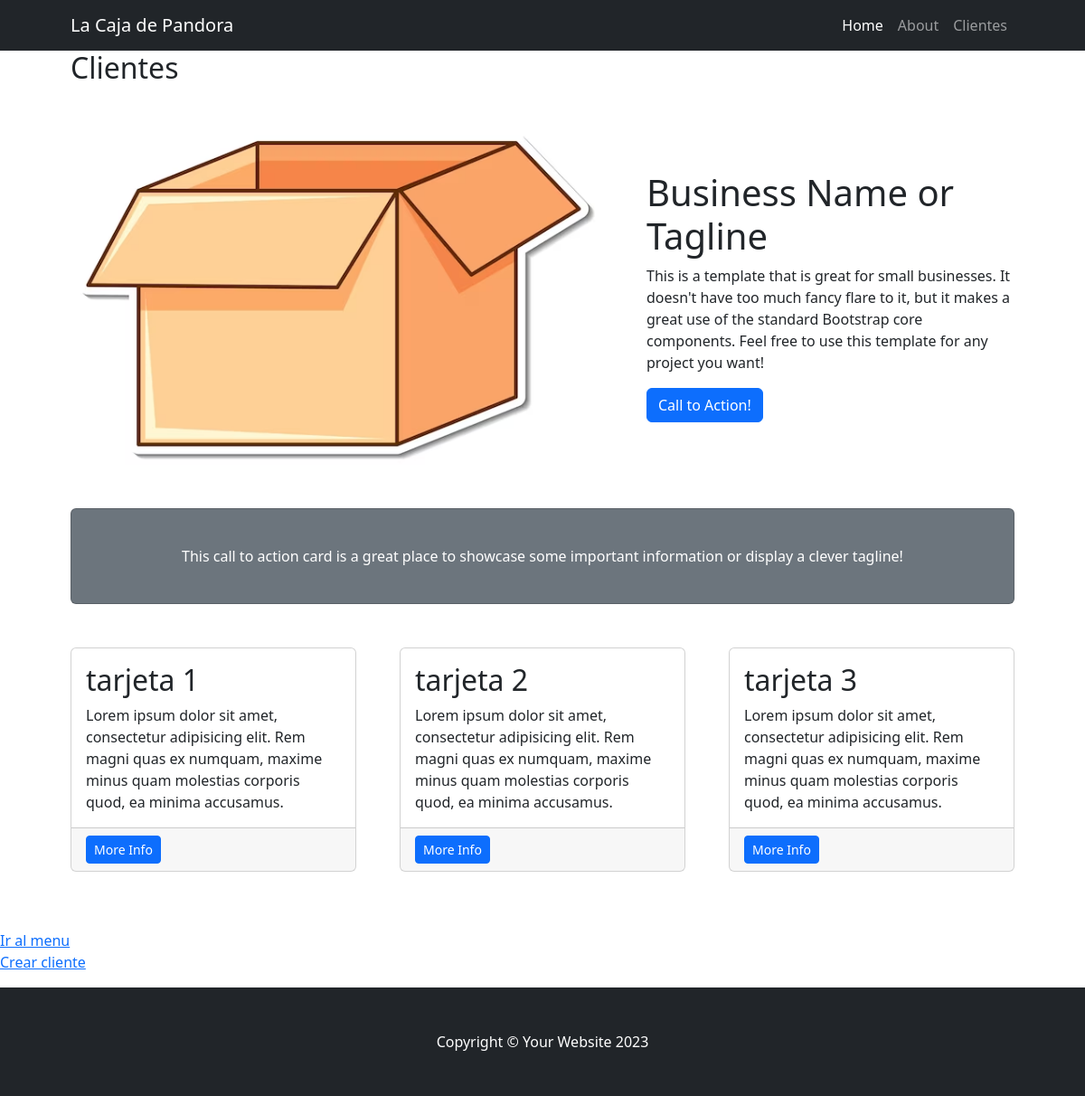
Page /cliente/ on the earlier database version.
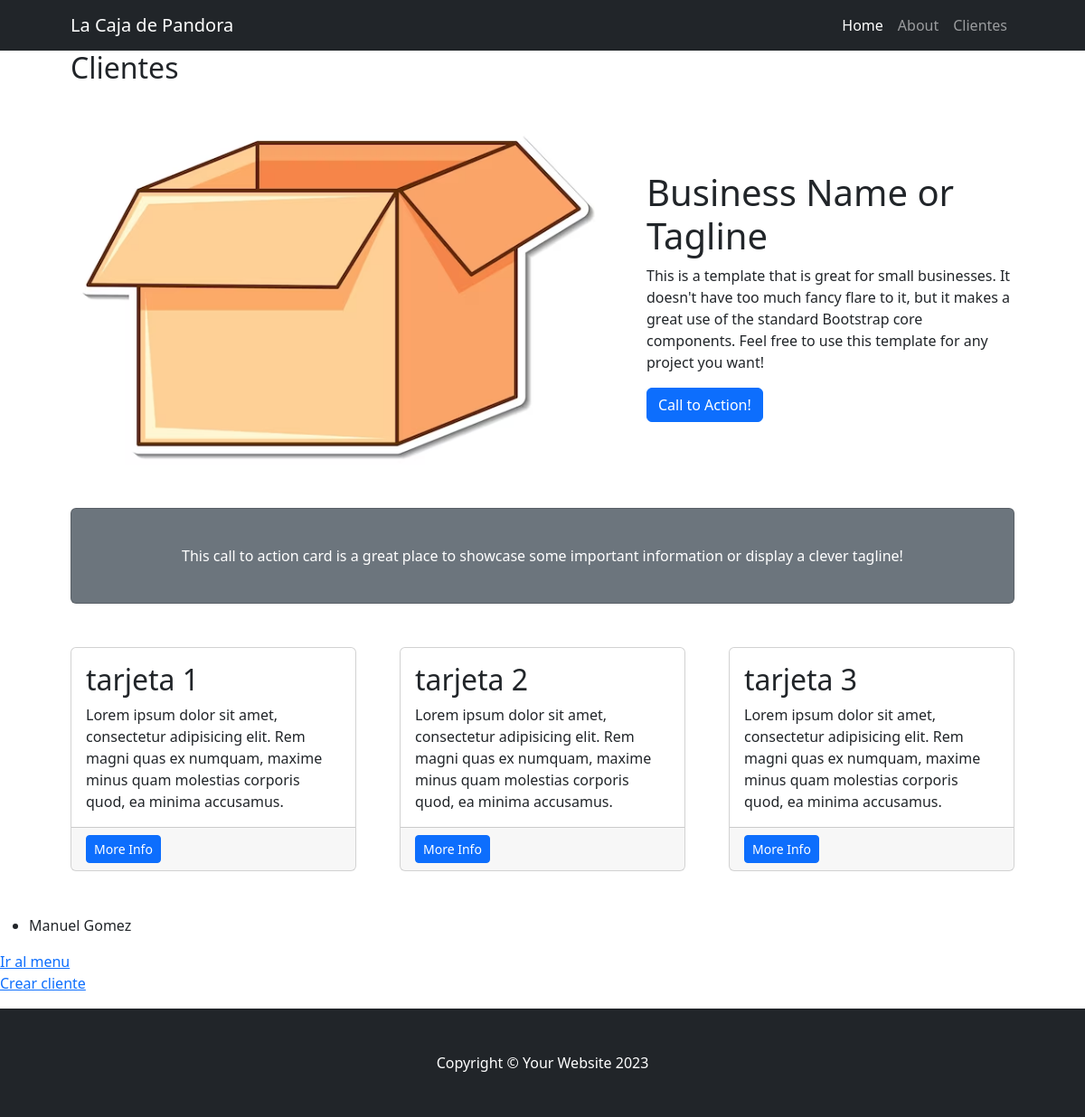
Same page on the later database version.
### cliente/models.py (models this page shows, shortened)
class Cliente(models.Model):
    nombre = models.CharField(max_length=100)
    apellido = models.CharField(max_length=100)
    nacimiento = models.DateField(null=True)
    pais_origen_id = models.ForeignKey(Pais, on_delete=models.SET_NULL, null=True, blank=True)

### cliente/views.py (the view)
# urls.py: path("", views.index, name="index"),
def index(request):
    clientes = models.Cliente.objects.all()
    return render(request, "cliente/index.html", {"clientes":clientes})

### cliente/templates/cliente/index.html
{% extends 'home/base.html' %}
{% block title %}
    <h2>Clientes</h2>
{% endblock title %}
{% block content %}
    <ul>
        {% for cliente in clientes %}
            <li> {{cliente.nombre}} {{cliente.apellido}} </li>
        {% endfor %}
    </ul>
    <a href="{% url 'home:index' %}">Ir al menu</a>
    <p><a href="{% url 'cliente:crear' %}">Crear cliente</a></p>
{% endblock content %}

Differences in the rows shown:
added Cliente: nombre "Manuel", apellido "Gomez"
